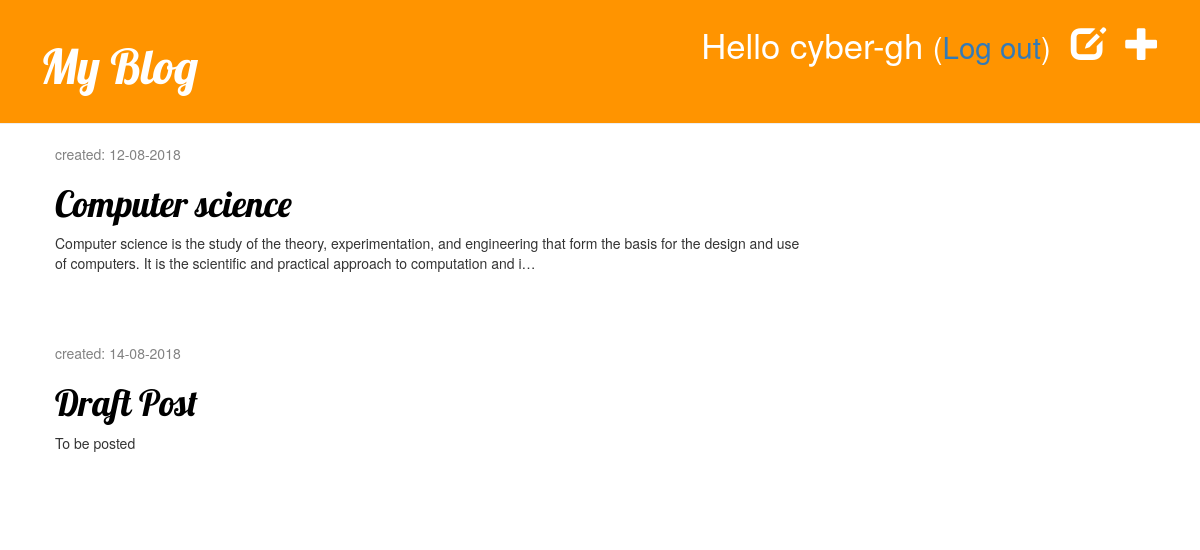
Page /drafts/ (signed in) on the committed database.
### blog/models.py (models this page shows, shortened)
class Post(models.Model):
    author = models.ForeignKey("auth.User", on_delete=models.CASCADE)
    title = models.CharField(max_length=200)
    text = models.TextField()
    created_date = models.DateTimeField(default=timezone.now)
    published_date = models.DateTimeField(blank=True, null=True)

### blog/views.py (the view)
# urls.py: path('drafts/', views.post_draft_list, name='post_draft_list'),
@login_required
def post_draft_list(request):
    posts = Post.objects.filter(published_date__isnull=True).order_by('created_date')
    return render(request, 'blog/post_draft_list.html', {'posts': posts})

### blog/templates/blog/post_draft_list.html
{% extends 'blog/base.html' %}
{% block content %}
    {% for post in posts %}
        <div class="post">
            <p class="date">created: {{ post.created_date|date:'d-m-Y' }}</p>
            <h1><a href="{% url 'post_detail' pk=post.pk %}">{{ post.title }}</a></h1>
            <p>{{ post.text|truncatechars:200 }}</p>
        </div>
    {% endfor %}
{% endblock %}

### blog/templates/blog/base.html (shortened to what this page needs)
{% load static %}
<!DOCTYPE html>
<html lang="en">
<head>
    <link rel="stylesheet" href="//maxcdn.bootstrapcdn.com/bootstrap/3.2.0/css/bootstrap.min.css">
    <link rel="stylesheet" href="//maxcdn.bootstrapcdn.com/bootstrap/3.2.0/css/bootstrap-theme.min.css">
    <link rel="stylesheet" href="{% static 'css/blog.css' %}">
</head>
<body>
    <div class="page-header">
        {% if user.is_authenticated %}
            <a href="{% url 'post_new' %}" class="top-menu" ><span class="glyphicon glyphicon-plus"></span></a>
            <a href="{% url 'post_draft_list' %}" class="top-menu"><span class="glyphicon glyphicon-edit"></span></a>
            <p class="top-menu">
                Hello {{ user.username }}
                <small>(<a href="{% url 'logout' %}">Log out</a>) </small>
            </p>
        {% else %}
            <a href="{% url 'login' %}" class="top-menu">
                <span class="glyphicon glyphicon-lock"></span>
            </a>
        {% endif %}
        <h1><a href="/">My Blog</a></h1>
    </div>
    <div class="content container">
        <div class="row">
            <div class="col-md-8">
                {% block content %}
                {% endblock %}
            </div>
        </div>
    </div>
</body>
</html>

### blog/static/css/blog.css (style rules this page uses)
.page-header { background-color: #ff9400; margin-top: 0; padding: 20px 20px 20px 40px; }
.page-header h1, .page-header h1 a, .page-header h1 a:visited, .page-header h1 a:active { color: #ffffff; font-size: 36pt; text-decoration: none; }
.content { margin-left: 40px; }
h1, h2, h3, h4 { font-family: 'Lobster', cursive; }
.date { color: #828282; }
.top-menu, .top-menu:hover, .top-menu:visited { color: #ffffff; float: right; font-size: 26pt; margin-right: 20px; }
.post { margin-bottom: 70px; }
.post h1 a, .post h1 a:visited { color: #000000; }

### rows in the picture
Post: created_date "12-08-2018", title "Computer science", text "Computer science is the study of the theory, experimentation, and engineering that form the basis for the design and use of computers. It is the scientific and practical approach to computation and i…"
Post: created_date "14-08-2018", title "Draft Post", text "To be posted"

### other values in the picture
{{ user.username }} "cyber-gh"
